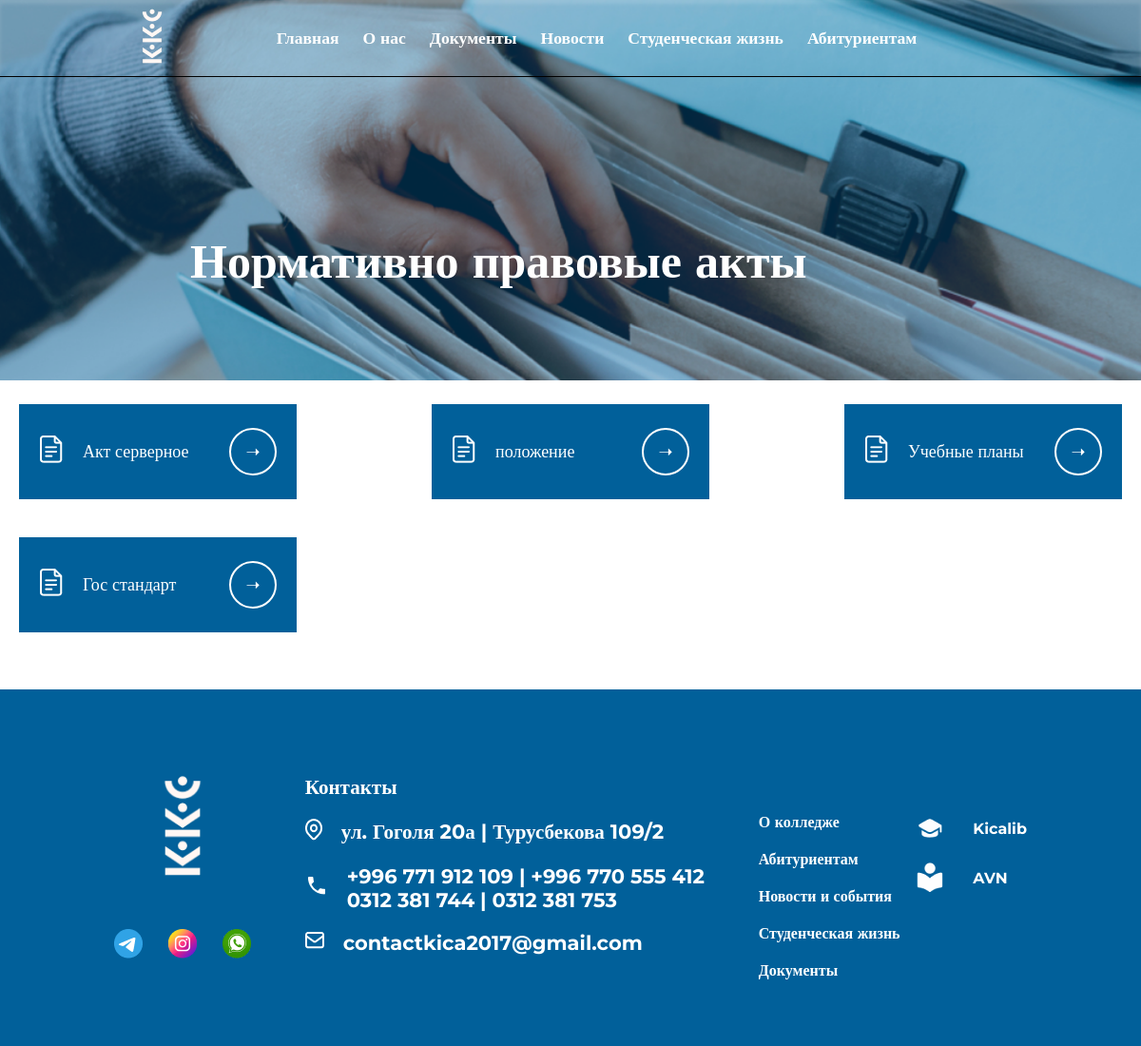
The page /documents_normative_acts_list/ on the database as committed earlier.
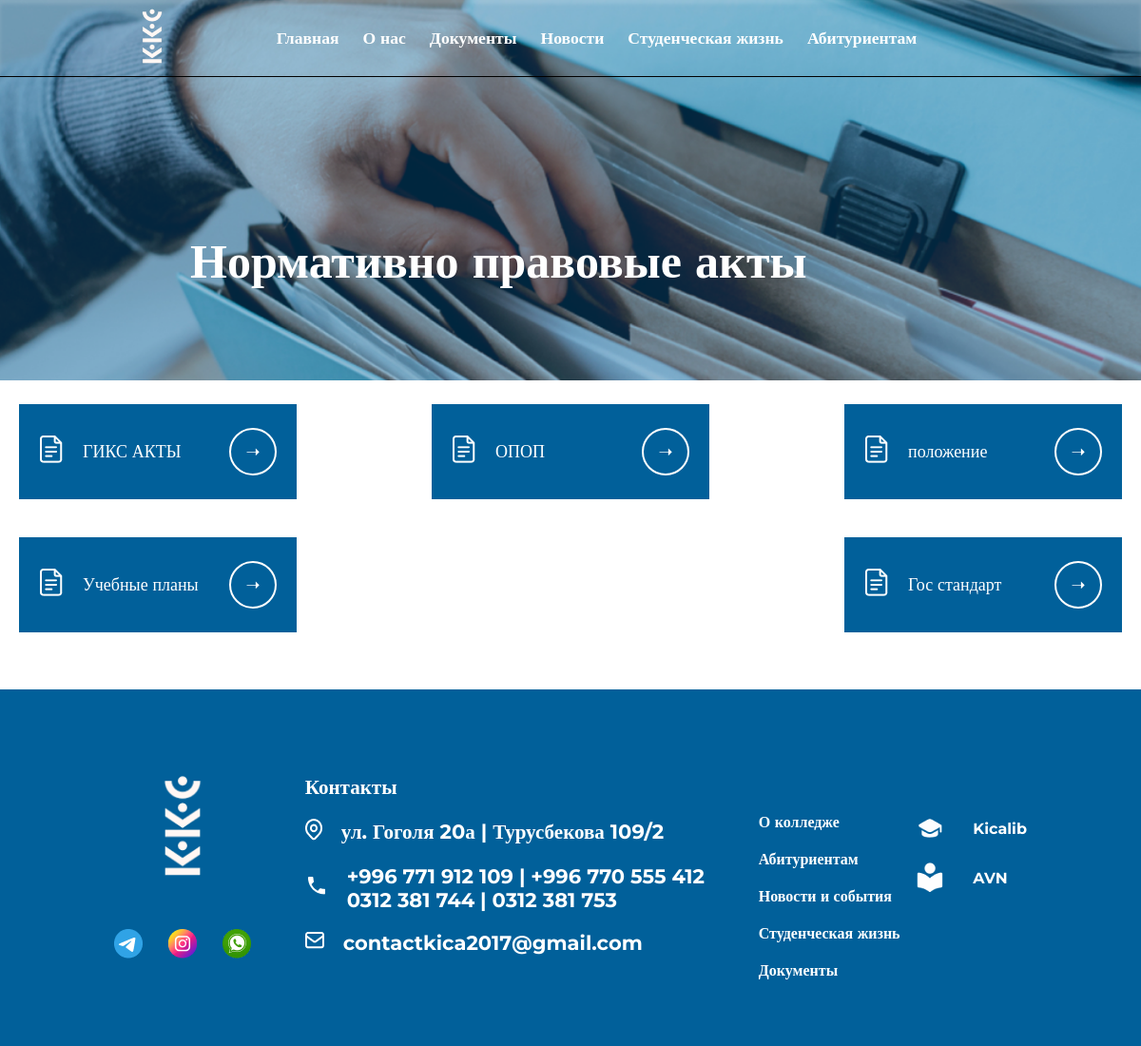
The same page on the database as committed later.
### documents/models.py (models this page shows, shortened)
class Normative_legal_acts(models.Model):
    name_doc = models.CharField(max_length=100, verbose_name='укажите название документа')
    class Meta:
        verbose_name = "Нормативно правовой акт"
        verbose_name_plural = 'Нормативно правовые акты'

### main_page/models.py (models this page shows, shortened)
class Contact(models.Model):
    street = models.CharField(max_length=100, verbose_name='Укажите улицу')
    number_1 = models.CharField(max_length=100, verbose_name='Укажите номер телефона 1')
    number_2 = models.CharField(max_length=100, verbose_name='Укажите номер телефона 2', blank=True)
    number_3 = models.CharField(max_length=100, verbose_name='Укажите номер телефона 3', blank=True)
    number_4 = models.CharField(max_length=100, verbose_name='Укажите номер телефона 4', blank=True)
    email = models.EmailField(verbose_name='Укажите EMAIL', default='@gmail.com')
    class Meta:
        verbose_name = 'контакт'
        verbose_name_plural = 'контакты'

### documents/views.py (the view)
# urls.py: path('documents_normative_acts_list/', views.documents_act_list_view, name='documents_act_list'),
def documents_act_list_view(request):
    if request.method == 'GET':
        act_list = models.Normative_legal_acts.objects.filter().order_by('-id')
        context = {'act_list': act_list}
        return render(request, template_name='documents/normative_acts/documents_act.html'
                      , context=context)

### main_page/context_processors.py (called while the page is built)
def contact_processor(request):
    contact = Contact.objects.all()
    return {'contact': contact}

### templates/documents/normative_acts/documents_act.html
{% load static %}
{% include '../../header.html' %}
<link rel="stylesheet" href="{% static 'css/component_doc.css' %}">
<link rel="stylesheet" href="{% static 'css/documents.css' %}">
<main>
    <h1>Нормативно правовые акты</h1>
    <img class="bcg_docs" src="{% static 'image_kkc/img/bcg.png' %}" alt="">
</main>
<div class="cont_docs">
    {% for i in act_list %}
    <a href="/documents_normative_acts_list/{{ i.id }}/">
        <div class="doc_item">
            <div class="img_item">
                <img src="{% static 'image_kkc/img/doc.png' %}" alt="">
            </div>
            <p>{{ i.name_doc }}</p>
            <button class="rec_arrow">
                <p>➝</p>
            </button>
        </div>
    </a>
    {% endfor %}
</div>
{% include '../../footer.html' %}

### templates/header.html (shortened to what this page needs)
{% load static %}
<!DOCTYPE html>
<html lang="en">
<head>
    <link rel="stylesheet" href="{% static 'css/index.css' %}">
    <link rel="stylesheet" href="{% static 'css/header.css' %}">
</head>
<body>
<header>
    <div class="bcg_head" id="bcg_head">
    </div>
    <nav>
        <div class="logo">
            <a href="/"><img src="{% static 'image_kkc/logo_transparent_blue 1.png' %}" alt=""></a>
        </div>
        <div class="href">
            <a href="/" class="list_href">Главная</a>
            <a href="{% url 'about_us' %}" class="list_href">О нас</a>
            <a href="/documents_kkc/" class="list_href">Документы</a>
            <a href="/news_list/" class="list_href">Новости</a>
            <a href="#" class="list_href">Студенческая жизнь</a>
            <a href="#" class="list_href">Абитуриентам</a>
        </div>
    </nav>
</header>

### templates/footer.html (shortened to what this page needs)
{% load static %}
<footer>
    <div class="foot_cont">
        <div class="logo">
            <div class="log_cont">
                <img src="{% static 'image_kkc/logo_transparent_blue 2.png' %}" alt="">
            </div>
            <div class="soc_net">
                <a href="#">
                    <img src="{% static 'image_kkc/soc_net/3337190045231025 1.png' %}" alt="">
                </a>
                <a href="#">
                    <img src="{% static 'image_kkc/soc_net/image 15.png' %}" alt="">
                </a>
                <a href="#">
                    <img src="{% static 'image_kkc/soc_net/image 16.png' %}" alt="">
                </a>
            </div>
        </div>
        <div class="contacts">
            <h3 class="contact_title">Контакты</h3>
            {% if contact %}
                {% for item in contact %}
                    <div class="contact_item">
                        <span>
                            <img src="{% static 'image_kkc/icon/Icon_location.png' %}" alt="">
                        </span>
                        <a href="#">
                            <h3>{{ item.street }}</h3>
                        </a>
                    </div>
                    <div class="contact_item">
                        <span>
                            <img src="{% static 'image_kkc/icon/local_phone.png' %}" alt="">
                        </span>
                        <a href="#">
                            <h3>{{ item.number_1 }} | {{ item.number_2 }}<br>
                                {{ item.number_3 }} | {{ item.number_4 }}</h3>
                        </a>
                    </div>
                    <div class="contact_item">
                        <span>
                            <img src="{% static 'image_kkc/icon/Icon.png' %}" alt="">
                        </span>
                        <a href="#">
                            <h3>{{ item.email }}</h3>
                        </a>
                    </div>
                {% endfor %}
            {% endif %}
        </div>
        <div class="nav_footer">
            <h6><a href="#" class="link_nav">О колледже</a></h6>
            <h6><a href="#" class="link_nav">Абитуриентам</a></h6>
            <h6><a href="#" class="link_nav">Новости и события</a></h6>
            <h6><a href="#" class="link_nav">Студенческая жизнь</a></h6>
            <h6><a href="#" class="link_nav">Документы</a></h6>
        </div>
        <div class="stud_tools">
            <div class="tool_1">
                <img src="{% static 'image_kkc/icon/kicalib.png' %}" alt="">
                <h6 class="footer_tool"><a class="tool_item" href="#">Kicalib</a></h6>
            </div>
            <div class="tool_1">
                <img src="{% static 'image_kkc/icon/avn.png' %}" alt="">
                <h6 class="footer_tool"><a class="tool_item" href="http://212.112.103.155:85/">AVN</a></h6>
            </div>
        </div>
    </div>
</footer>
</body>
</html>

### static/css/index.css (style rules this page uses)
* { padding: 0; margin: 0; text-decoration: none; }
button { background-color: transparent; border: none; }
body { font-family: Montserrat; font-weight: 400; top: 0px !important; }
header { width: 100%; height: 80px; z-index: 3; display: flex; justify-content: center; border-bottom: solid 1px black; position: fixed; top: 0; left: 0; }
.href { display: flex; align-items: center; gap: 25px; }
.list_href { color: #fff; font-weight: 600; font-size: 1.1rem; }
nav { z-index: 4; width: 80%; display: flex; justify-content: space-between; align-items: center; }
.bcg_head { width: 100%; height: 80px; position: fixed; top: 0; left: 0; box-shadow: 0px 0px 68px 0px #FFFFFF0D inset; box-shadow: 0px 4px 4px 0px #FFFFFF26 inset; }
footer { width: 100%; height: auto; background-color: #01609A; display: flex; justify-content: center; margin-top: 40px; }
.foot_cont { width: 80%; padding-top: 70px; padding-bottom: 70px; display: flex; justify-content: space-between; flex-wrap: wrap; color: #fff; }
.log_cont img { width: 9rem; }
.soc_net { display: flex; justify-content: space-between; margin-top: 30px; }
.contacts { margin-top: 20px; margin-left: 40px; }
.contact_item { display: flex; align-items: center; gap: 20px; margin-top: 20px; }
.contact_item a { color: #fff; }
.nav_footer { display: block; margin-left: 40px; margin-top: 40px; }
.stud_tools { margin-top: 40px; }
a { color: #ffff; }
.nav_footer h6 { margin-top: 20px; color: white; font-size: 16px; font-weight: 600; }
.tool_1 { display: flex; align-items: center; gap: 30px; margin-top: 20px; }
.tool_item { font-size: 16px; }

### static/css/component_doc.css (style rules this page uses)
* { margin: 0; padding: 0; text-decoration: none; font-family: Montserrat; }
button { background-color: transparent; border: none; }
body { font-size: 22px; }

### static/css/documents.css (style rules this page uses)
body { color: white; font-size: 18px; }
a { text-decoration: none; color: white; }
main { position: relative; }
h1 { font-size: clamp(24px, 5vw, 50px); position: absolute; left: 200px; bottom: 100px; }
.bcg_docs { width: 100%; height: 400px; object-fit: cover; }
.cont_docs { max-width: 1280px; padding: 20px; margin: auto; display: flex; gap: 40px; justify-content: space-between; flex-wrap: wrap; }
.doc_item { cursor: pointer; max-width: 400px; min-width: 250px; height: 100px; display: flex; padding: 0px 21px 0px 21px; align-items: center; gap: 20px; background-color: #01609A; }
.doc_item p { max-width: 250px; }
.rec_arrow { min-width: 50px; min-height: 50px; border-radius: 50%; background-color: transparent; border: 2px solid white; display: flex; align-items: center; justify-content: center; color: white; font-size: 1em; margin-left: auto; cursor: pointer; transition: all 0.8s; }

Rows that differ between the two databases and show on the page:
removed Normative_legal_acts: name_doc "Акт серверное"
added Normative_legal_acts: name_doc "ГИКС АКТЫ"
added Normative_legal_acts: name_doc "ОПОП"
